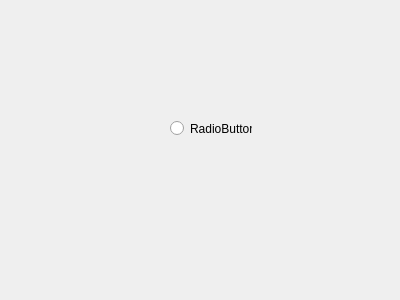
<?xml version="1.0" encoding="UTF-8"?>
<ui version="4.0">
 <class>Dialog</class>
 <widget class="QDialog" name="Dialog">
  <property name="geometry">
   <rect>
    <x>0</x>
    <y>0</y>
    <width>400</width>
    <height>300</height>
   </rect>
  </property>
  <property name="windowTitle">
   <string>Dialog</string>
  </property>
  <widget class="QRadioButton" name="radioButton">
   <property name="geometry">
    <rect>
     <x>170</x>
     <y>120</y>
     <width>82</width>
     <height>17</height>
    </rect>
   </property>
   <property name="text">
    <string>RadioButton</string>
   </property>
  </widget>
 </widget>
 <resources/>
 <connections/>
</ui>
